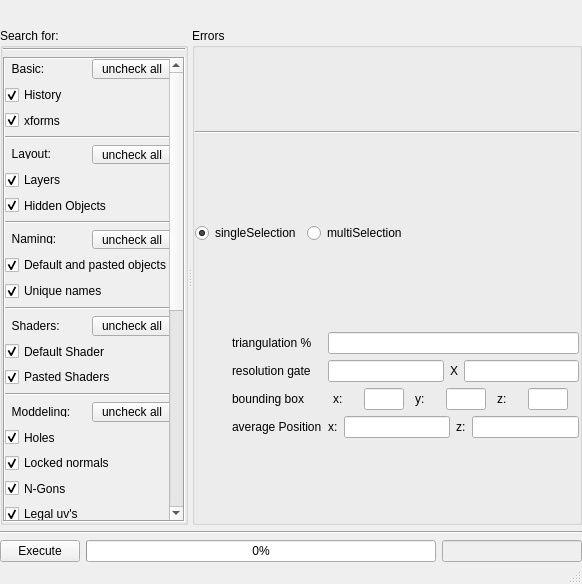
<?xml version="1.0" encoding="UTF-8"?>
<ui version="4.0">
 <class>MainWindow</class>
 <widget class="QMainWindow" name="MainWindow">
  <property name="geometry">
   <rect>
    <x>0</x>
    <y>0</y>
    <width>582</width>
    <height>584</height>
   </rect>
  </property>
  <property name="minimumSize">
   <size>
    <width>0</width>
    <height>0</height>
   </size>
  </property>
  <property name="windowTitle">
   <string>MainWindow</string>
  </property>
  <widget class="QWidget" name="centralwidget">
   <layout class="QVBoxLayout" name="verticalLayout">
    <property name="margin">
     <number>0</number>
    </property>
    <item>
     <layout class="QHBoxLayout" name="horizontalLayout_15">
      <item>
       <spacer name="horizontalSpacer_3">
        <property name="orientation">
         <enum>Qt::Horizontal</enum>
        </property>
        <property name="sizeHint" stdset="0">
         <size>
          <width>40</width>
          <height>20</height>
         </size>
        </property>
       </spacer>
      </item>
      <item>
       <widget class="QPushButton" name="logoLabel">
        <property name="text">
         <string/>
        </property>
        <property name="icon">
         <iconset>
          <normaloff>perryToolLogo.png</normaloff>perryToolLogo.png</iconset>
        </property>
        <property name="iconSize">
         <size>
          <width>32</width>
          <height>32</height>
         </size>
        </property>
        <property name="flat">
         <bool>true</bool>
        </property>
       </widget>
      </item>
      <item>
       <spacer name="horizontalSpacer_4">
        <property name="orientation">
         <enum>Qt::Horizontal</enum>
        </property>
        <property name="sizeHint" stdset="0">
         <size>
          <width>40</width>
          <height>20</height>
         </size>
        </property>
       </spacer>
      </item>
     </layout>
    </item>
    <item>
     <widget class="QSplitter" name="splitter">
      <property name="sizePolicy">
       <sizepolicy hsizetype="Preferred" vsizetype="Expanding">
        <horstretch>0</horstretch>
        <verstretch>0</verstretch>
       </sizepolicy>
      </property>
      <property name="layoutDirection">
       <enum>Qt::LeftToRight</enum>
      </property>
      <property name="orientation">
       <enum>Qt::Horizontal</enum>
      </property>
      <property name="opaqueResize">
       <bool>true</bool>
      </property>
      <property name="childrenCollapsible">
       <bool>true</bool>
      </property>
      <widget class="QGroupBox" name="groupBox">
       <property name="sizePolicy">
        <sizepolicy hsizetype="Expanding" vsizetype="Preferred">
         <horstretch>0</horstretch>
         <verstretch>0</verstretch>
        </sizepolicy>
       </property>
       <property name="minimumSize">
        <size>
         <width>80</width>
         <height>0</height>
        </size>
       </property>
       <property name="title">
        <string>Search for:</string>
       </property>
       <property name="flat">
        <bool>false</bool>
       </property>
       <layout class="QVBoxLayout" name="verticalLayout_2">
        <property name="sizeConstraint">
         <enum>QLayout::SetMinimumSize</enum>
        </property>
        <property name="margin">
         <number>0</number>
        </property>
        <item>
         <widget class="Line" name="line">
          <property name="orientation">
           <enum>Qt::Horizontal</enum>
          </property>
         </widget>
        </item>
        <item>
         <widget class="QScrollArea" name="OptionscrollArea">
          <property name="enabled">
           <bool>true</bool>
          </property>
          <property name="maximumSize">
           <size>
            <width>16777215</width>
            <height>16777215</height>
           </size>
          </property>
          <property name="baseSize">
           <size>
            <width>0</width>
            <height>0</height>
           </size>
          </property>
          <property name="frameShape">
           <enum>QFrame::Box</enum>
          </property>
          <property name="verticalScrollBarPolicy">
           <enum>Qt::ScrollBarAlwaysOn</enum>
          </property>
          <property name="horizontalScrollBarPolicy">
           <enum>Qt::ScrollBarAlwaysOff</enum>
          </property>
          <property name="widgetResizable">
           <bool>true</bool>
          </property>
          <widget class="QWidget" name="OptionscrollAreaWC">
           <property name="enabled">
            <bool>true</bool>
           </property>
           <property name="geometry">
            <rect>
             <x>0</x>
             <y>0</y>
             <width>169</width>
             <height>840</height>
            </rect>
           </property>
           <property name="sizePolicy">
            <sizepolicy hsizetype="Expanding" vsizetype="Expanding">
             <horstretch>0</horstretch>
             <verstretch>0</verstretch>
            </sizepolicy>
           </property>
           <property name="minimumSize">
            <size>
             <width>0</width>
             <height>840</height>
            </size>
           </property>
           <layout class="QVBoxLayout" name="verticalLayout_3">
            <property name="margin">
             <number>0</number>
            </property>
            <item>
             <layout class="QVBoxLayout" name="OptionLayout">
              <item>
               <layout class="QHBoxLayout" name="horizontalLayout">
                <item>
                 <widget class="QLabel" name="BasicLabel">
                  <property name="maximumSize">
                   <size>
                    <width>16777215</width>
                    <height>10</height>
                   </size>
                  </property>
                  <property name="text">
                   <string>  Basic:</string>
                  </property>
                 </widget>
                </item>
                <item>
                 <widget class="QPushButton" name="BasicCheckButton">
                  <property name="text">
                   <string>uncheck all</string>
                  </property>
                 </widget>
                </item>
               </layout>
              </item>
              <item>
               <widget class="QCheckBox" name="HistoryCheckBox">
                <property name="text">
                 <string>History</string>
                </property>
                <property name="checked">
                 <bool>true</bool>
                </property>
               </widget>
              </item>
              <item>
               <widget class="QCheckBox" name="xformsCheckBox">
                <property name="text">
                 <string>xforms</string>
                </property>
                <property name="checked">
                 <bool>true</bool>
                </property>
               </widget>
              </item>
              <item>
               <widget class="Line" name="line_8">
                <property name="maximumSize">
                 <size>
                  <width>16777215</width>
                  <height>3</height>
                 </size>
                </property>
                <property name="orientation">
                 <enum>Qt::Horizontal</enum>
                </property>
               </widget>
              </item>
              <item>
               <layout class="QHBoxLayout" name="horizontalLayout_2">
                <item>
                 <widget class="QLabel" name="LayoutLabel">
                  <property name="maximumSize">
                   <size>
                    <width>16777215</width>
                    <height>10</height>
                   </size>
                  </property>
                  <property name="text">
                   <string>  Layout:</string>
                  </property>
                 </widget>
                </item>
                <item>
                 <widget class="QPushButton" name="LayoutCheckButton">
                  <property name="text">
                   <string>uncheck all</string>
                  </property>
                 </widget>
                </item>
               </layout>
              </item>
              <item>
               <widget class="QCheckBox" name="LayersCheckBox">
                <property name="text">
                 <string>Layers</string>
                </property>
                <property name="checked">
                 <bool>true</bool>
                </property>
               </widget>
              </item>
              <item>
               <widget class="QCheckBox" name="hiddenCheckBox">
                <property name="text">
                 <string>Hidden Objects</string>
                </property>
                <property name="checked">
                 <bool>true</bool>
                </property>
               </widget>
              </item>
              <item>
               <widget class="Line" name="line_9">
                <property name="maximumSize">
                 <size>
                  <width>16777215</width>
                  <height>3</height>
                 </size>
                </property>
                <property name="orientation">
                 <enum>Qt::Horizontal</enum>
                </property>
               </widget>
              </item>
              <item>
               <layout class="QHBoxLayout" name="horizontalLayout_3">
                <item>
                 <widget class="QLabel" name="NamingLabel">
                  <property name="maximumSize">
                   <size>
                    <width>16777215</width>
                    <height>10</height>
                   </size>
                  </property>
                  <property name="text">
                   <string>  Naming:</string>
                  </property>
                 </widget>
                </item>
                <item>
                 <widget class="QPushButton" name="NamingCheckButton">
                  <property name="text">
                   <string>uncheck all</string>
                  </property>
                 </widget>
                </item>
               </layout>
              </item>
              <item>
               <widget class="QCheckBox" name="defaultCheckBox">
                <property name="text">
                 <string>Default and pasted objects</string>
                </property>
                <property name="checked">
                 <bool>true</bool>
                </property>
               </widget>
              </item>
              <item>
               <widget class="QCheckBox" name="uniqueCheckBox">
                <property name="text">
                 <string>Unique names</string>
                </property>
                <property name="checked">
                 <bool>true</bool>
                </property>
               </widget>
              </item>
              <item>
               <widget class="Line" name="line_10">
                <property name="maximumSize">
                 <size>
                  <width>16777215</width>
                  <height>3</height>
                 </size>
                </property>
                <property name="orientation">
                 <enum>Qt::Horizontal</enum>
                </property>
               </widget>
              </item>
              <item>
               <layout class="QHBoxLayout" name="horizontalLayout_4">
                <item>
                 <widget class="QLabel" name="ShadersLabel">
                  <property name="maximumSize">
                   <size>
                    <width>16777215</width>
                    <height>10</height>
                   </size>
                  </property>
                  <property name="text">
                   <string>  Shaders:</string>
                  </property>
                 </widget>
                </item>
                <item>
                 <widget class="QPushButton" name="ShadersCheckButton">
                  <property name="text">
                   <string>uncheck all</string>
                  </property>
                 </widget>
                </item>
               </layout>
              </item>
              <item>
               <widget class="QCheckBox" name="dshaderCheckBox">
                <property name="text">
                 <string>Default Shader</string>
                </property>
                <property name="checked">
                 <bool>true</bool>
                </property>
               </widget>
              </item>
              <item>
               <widget class="QCheckBox" name="AllShadersCheckBox">
                <property name="text">
                 <string>Pasted Shaders</string>
                </property>
                <property name="checked">
                 <bool>true</bool>
                </property>
               </widget>
              </item>
              <item>
               <widget class="Line" name="line_11">
                <property name="maximumSize">
                 <size>
                  <width>16777215</width>
                  <height>3</height>
                 </size>
                </property>
                <property name="orientation">
                 <enum>Qt::Horizontal</enum>
                </property>
               </widget>
              </item>
              <item>
               <layout class="QHBoxLayout" name="horizontalLayout_5">
                <item>
                 <widget class="QLabel" name="modellingErrorLabel">
                  <property name="maximumSize">
                   <size>
                    <width>16777215</width>
                    <height>10</height>
                   </size>
                  </property>
                  <property name="text">
                   <string>  Moddeling:</string>
                  </property>
                 </widget>
                </item>
                <item>
                 <widget class="QPushButton" name="ModdelingCheckButton">
                  <property name="text">
                   <string>uncheck all</string>
                  </property>
                 </widget>
                </item>
               </layout>
              </item>
              <item>
               <widget class="QCheckBox" name="holeCheckBox">
                <property name="text">
                 <string>Holes</string>
                </property>
                <property name="checked">
                 <bool>true</bool>
                </property>
               </widget>
              </item>
              <item>
               <widget class="QCheckBox" name="lockedCheckBox">
                <property name="text">
                 <string>Locked normals</string>
                </property>
                <property name="checked">
                 <bool>true</bool>
                </property>
               </widget>
              </item>
              <item>
               <widget class="QCheckBox" name="ngonsCheckBox">
                <property name="text">
                 <string>N-Gons</string>
                </property>
                <property name="checked">
                 <bool>true</bool>
                </property>
               </widget>
              </item>
              <item>
               <widget class="QCheckBox" name="legalCheckBox">
                <property name="text">
                 <string>Legal uv's</string>
                </property>
                <property name="checked">
                 <bool>true</bool>
                </property>
               </widget>
              </item>
              <item>
               <widget class="QCheckBox" name="laminaCheckBox">
                <property name="text">
                 <string>Lamina faces</string>
                </property>
                <property name="checked">
                 <bool>true</bool>
                </property>
               </widget>
              </item>
              <item>
               <widget class="QCheckBox" name="zeroedgeCheckBox">
                <property name="text">
                 <string>Zero edge length</string>
                </property>
                <property name="checked">
                 <bool>true</bool>
                </property>
               </widget>
              </item>
              <item>
               <widget class="QCheckBox" name="zerogeoCheckBox">
                <property name="text">
                 <string>Zero geometry area</string>
                </property>
                <property name="checked">
                 <bool>true</bool>
                </property>
               </widget>
              </item>
              <item>
               <widget class="QCheckBox" name="unmappedCheckBox">
                <property name="text">
                 <string>Unmapped Faces</string>
                </property>
                <property name="checked">
                 <bool>true</bool>
                </property>
               </widget>
              </item>
              <item>
               <widget class="QCheckBox" name="concaveCheckBox">
                <property name="text">
                 <string>Concave faces</string>
                </property>
                <property name="checked">
                 <bool>true</bool>
                </property>
               </widget>
              </item>
              <item>
               <widget class="Line" name="line_12">
                <property name="maximumSize">
                 <size>
                  <width>16777215</width>
                  <height>3</height>
                 </size>
                </property>
                <property name="orientation">
                 <enum>Qt::Horizontal</enum>
                </property>
               </widget>
              </item>
              <item>
               <layout class="QHBoxLayout" name="horizontalLayout_6">
                <item>
                 <widget class="QLabel" name="ChannelsLabel">
                  <property name="maximumSize">
                   <size>
                    <width>16777215</width>
                    <height>10</height>
                   </size>
                  </property>
                  <property name="text">
                   <string>  Channels:</string>
                  </property>
                 </widget>
                </item>
                <item>
                 <widget class="QPushButton" name="ChannelsCheckButton">
                  <property name="text">
                   <string>uncheck all</string>
                  </property>
                 </widget>
                </item>
               </layout>
              </item>
              <item>
               <widget class="QCheckBox" name="keyedCheckBox">
                <property name="text">
                 <string>Keyed objects</string>
                </property>
                <property name="checked">
                 <bool>true</bool>
                </property>
               </widget>
              </item>
              <item>
               <widget class="QCheckBox" name="constraintsCheckBox">
                <property name="text">
                 <string>Constraints</string>
                </property>
                <property name="checked">
                 <bool>true</bool>
                </property>
               </widget>
              </item>
              <item>
               <widget class="QCheckBox" name="exprCheckBox">
                <property name="text">
                 <string>Expressions</string>
                </property>
                <property name="checked">
                 <bool>true</bool>
                </property>
               </widget>
              </item>
              <item>
               <widget class="Line" name="line_13">
                <property name="maximumSize">
                 <size>
                  <width>16777215</width>
                  <height>3</height>
                 </size>
                </property>
                <property name="orientation">
                 <enum>Qt::Horizontal</enum>
                </property>
               </widget>
              </item>
              <item>
               <layout class="QHBoxLayout" name="horizontalLayout_7">
                <item>
                 <widget class="QLabel" name="ExtraInfoLabel">
                  <property name="maximumSize">
                   <size>
                    <width>16777215</width>
                    <height>10</height>
                   </size>
                  </property>
                  <property name="text">
                   <string>Extra Info:</string>
                  </property>
                 </widget>
                </item>
                <item>
                 <widget class="QPushButton" name="InfoCheckButton">
                  <property name="text">
                   <string>uncheck all</string>
                  </property>
                 </widget>
                </item>
               </layout>
              </item>
              <item>
               <widget class="QCheckBox" name="triPercheckBox">
                <property name="text">
                 <string>Triangulation percentage</string>
                </property>
                <property name="checked">
                 <bool>true</bool>
                </property>
               </widget>
              </item>
              <item>
               <widget class="QCheckBox" name="resolutionCheckBox">
                <property name="text">
                 <string>Resolution gate</string>
                </property>
                <property name="checked">
                 <bool>true</bool>
                </property>
               </widget>
              </item>
              <item>
               <widget class="QCheckBox" name="boundingCheckBox">
                <property name="text">
                 <string>Bounding box</string>
                </property>
                <property name="checked">
                 <bool>true</bool>
                </property>
               </widget>
              </item>
              <item>
               <widget class="QCheckBox" name="averageCheckBox">
                <property name="text">
                 <string>Avarage position</string>
                </property>
                <property name="checked">
                 <bool>true</bool>
                </property>
               </widget>
              </item>
             </layout>
            </item>
           </layout>
          </widget>
         </widget>
        </item>
       </layout>
      </widget>
      <widget class="QGroupBox" name="groupBox_2">
       <property name="sizePolicy">
        <sizepolicy hsizetype="Expanding" vsizetype="Preferred">
         <horstretch>0</horstretch>
         <verstretch>0</verstretch>
        </sizepolicy>
       </property>
       <property name="title">
        <string>Errors</string>
       </property>
       <property name="flat">
        <bool>false</bool>
       </property>
       <layout class="QVBoxLayout" name="verticalLayout_5">
        <property name="sizeConstraint">
         <enum>QLayout::SetNoConstraint</enum>
        </property>
        <property name="margin">
         <number>0</number>
        </property>
        <item>
         <widget class="Line" name="line_2">
          <property name="orientation">
           <enum>Qt::Horizontal</enum>
          </property>
         </widget>
        </item>
        <item>
         <layout class="QHBoxLayout" name="horizontalLayout_12">
          <property name="sizeConstraint">
           <enum>QLayout::SetMinimumSize</enum>
          </property>
          <item>
           <widget class="QRadioButton" name="singleRadial">
            <property name="text">
             <string>singleSelection</string>
            </property>
            <property name="checked">
             <bool>true</bool>
            </property>
           </widget>
          </item>
          <item>
           <widget class="QRadioButton" name="multiRadial">
            <property name="text">
             <string>multiSelection</string>
            </property>
           </widget>
          </item>
          <item>
           <spacer name="horizontalSpacer_2">
            <property name="orientation">
             <enum>Qt::Horizontal</enum>
            </property>
            <property name="sizeHint" stdset="0">
             <size>
              <width>40</width>
              <height>20</height>
             </size>
            </property>
           </spacer>
          </item>
         </layout>
        </item>
        <item>
         <layout class="QVBoxLayout" name="verticalLayoutHSA">
          <property name="sizeConstraint">
           <enum>QLayout::SetDefaultConstraint</enum>
          </property>
         </layout>
        </item>
        <item>
         <layout class="QHBoxLayout" name="horizontalLayout_13">
          <item>
           <spacer name="horizontalSpacer">
            <property name="orientation">
             <enum>Qt::Horizontal</enum>
            </property>
            <property name="sizeHint" stdset="0">
             <size>
              <width>40</width>
              <height>20</height>
             </size>
            </property>
           </spacer>
          </item>
          <item>
           <layout class="QGridLayout" name="gridLayout">
            <item row="2" column="1">
             <layout class="QHBoxLayout" name="horizontalLayout_9">
              <item>
               <widget class="QLabel" name="label_6">
                <property name="maximumSize">
                 <size>
                  <width>20</width>
                  <height>16777215</height>
                 </size>
                </property>
                <property name="text">
                 <string>x:</string>
                </property>
               </widget>
              </item>
              <item>
               <widget class="QLineEdit" name="bbx">
                <property name="maximumSize">
                 <size>
                  <width>40</width>
                  <height>16777215</height>
                 </size>
                </property>
                <property name="readOnly">
                 <bool>true</bool>
                </property>
               </widget>
              </item>
              <item>
               <widget class="QLabel" name="label_7">
                <property name="maximumSize">
                 <size>
                  <width>20</width>
                  <height>16777215</height>
                 </size>
                </property>
                <property name="text">
                 <string>y:</string>
                </property>
               </widget>
              </item>
              <item>
               <widget class="QLineEdit" name="bby">
                <property name="maximumSize">
                 <size>
                  <width>40</width>
                  <height>16777215</height>
                 </size>
                </property>
                <property name="readOnly">
                 <bool>true</bool>
                </property>
               </widget>
              </item>
              <item>
               <widget class="QLabel" name="label_8">
                <property name="maximumSize">
                 <size>
                  <width>20</width>
                  <height>16777215</height>
                 </size>
                </property>
                <property name="text">
                 <string>z:</string>
                </property>
               </widget>
              </item>
              <item>
               <widget class="QLineEdit" name="bbz">
                <property name="maximumSize">
                 <size>
                  <width>40</width>
                  <height>16777215</height>
                 </size>
                </property>
                <property name="readOnly">
                 <bool>true</bool>
                </property>
               </widget>
              </item>
             </layout>
            </item>
            <item row="0" column="1">
             <widget class="QLineEdit" name="triangulation_lineEdit">
              <property name="readOnly">
               <bool>true</bool>
              </property>
             </widget>
            </item>
            <item row="1" column="0">
             <widget class="QLabel" name="label_3">
              <property name="text">
               <string>resolution gate</string>
              </property>
             </widget>
            </item>
            <item row="2" column="0">
             <widget class="QLabel" name="label_5">
              <property name="text">
               <string>bounding box</string>
              </property>
             </widget>
            </item>
            <item row="3" column="1">
             <layout class="QHBoxLayout" name="horizontalLayout_10">
              <item>
               <widget class="QLabel" name="label_9">
                <property name="text">
                 <string>x:</string>
                </property>
               </widget>
              </item>
              <item>
               <widget class="QLineEdit" name="ax">
                <property name="readOnly">
                 <bool>true</bool>
                </property>
               </widget>
              </item>
              <item>
               <widget class="QLabel" name="label_10">
                <property name="text">
                 <string>z:</string>
                </property>
               </widget>
              </item>
              <item>
               <widget class="QLineEdit" name="az">
                <property name="readOnly">
                 <bool>true</bool>
                </property>
               </widget>
              </item>
             </layout>
            </item>
            <item row="3" column="0">
             <widget class="QLabel" name="label_4">
              <property name="text">
               <string>average Position</string>
              </property>
             </widget>
            </item>
            <item row="0" column="0">
             <widget class="QLabel" name="label_2">
              <property name="text">
               <string>triangulation %</string>
              </property>
             </widget>
            </item>
            <item row="1" column="1">
             <layout class="QHBoxLayout" name="horizontalLayout_8">
              <item>
               <widget class="QLineEdit" name="resGateWidth">
                <property name="readOnly">
                 <bool>true</bool>
                </property>
               </widget>
              </item>
              <item>
               <widget class="QLabel" name="label">
                <property name="text">
                 <string>X</string>
                </property>
               </widget>
              </item>
              <item>
               <widget class="QLineEdit" name="resGateHeight">
                <property name="readOnly">
                 <bool>true</bool>
                </property>
               </widget>
              </item>
             </layout>
            </item>
           </layout>
          </item>
         </layout>
        </item>
       </layout>
      </widget>
     </widget>
    </item>
    <item>
     <widget class="Line" name="line_4">
      <property name="orientation">
       <enum>Qt::Horizontal</enum>
      </property>
     </widget>
    </item>
    <item>
     <layout class="QHBoxLayout" name="horizontalLayout_11">
      <property name="sizeConstraint">
       <enum>QLayout::SetFixedSize</enum>
      </property>
      <item>
       <widget class="QPushButton" name="ExecuteButton">
        <property name="text">
         <string>Execute</string>
        </property>
       </widget>
      </item>
      <item>
       <widget class="QProgressBar" name="CurrentTool_progressBar">
        <property name="value">
         <number>0</number>
        </property>
       </widget>
      </item>
      <item>
       <widget class="QLineEdit" name="currentWorkingItem">
        <property name="enabled">
         <bool>false</bool>
        </property>
        <property name="maximumSize">
         <size>
          <width>140</width>
          <height>16777215</height>
         </size>
        </property>
        <property name="readOnly">
         <bool>true</bool>
        </property>
       </widget>
      </item>
     </layout>
    </item>
   </layout>
  </widget>
  <widget class="QMenuBar" name="menubar">
   <property name="geometry">
    <rect>
     <x>0</x>
     <y>0</y>
     <width>582</width>
     <height>21</height>
    </rect>
   </property>
  </widget>
  <widget class="QStatusBar" name="statusbar"/>
 </widget>
 <resources/>
 <connections/>
</ui>
